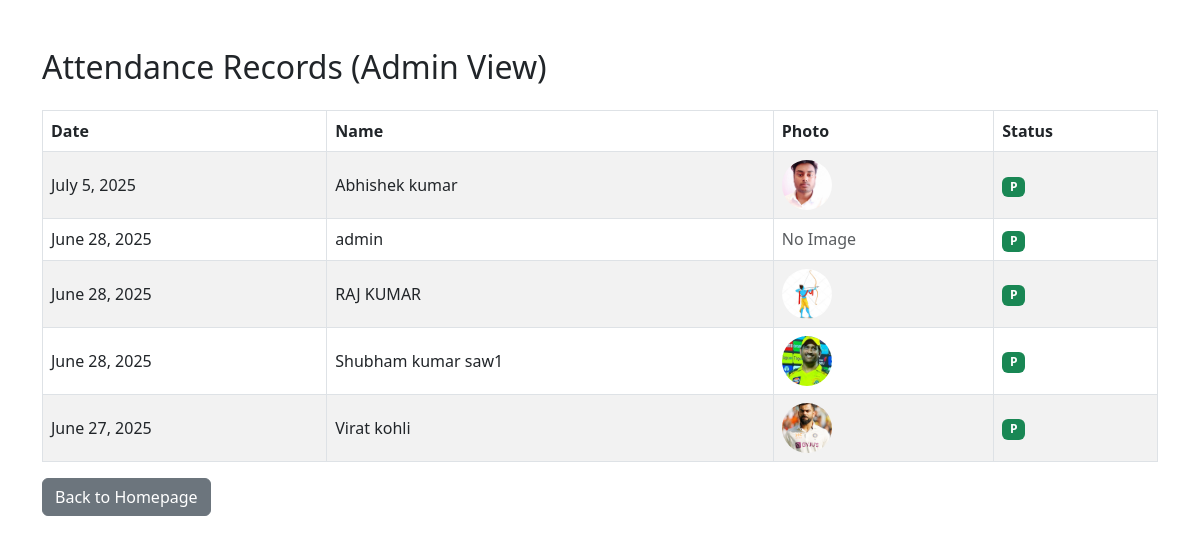
The page /students/admin/attendance-table/ (signed in) on the database its author committed.
### students/models.py (models this page shows, shortened)
class Attendance(models.Model):
    student = models.ForeignKey(User, on_delete=models.CASCADE)
    date = models.DateField()
    absence_reason = models.CharField(max_length=255, blank=True, null=True)
    medical_doc = models.FileField(upload_to='medical_docs/', blank=True, null=True)
    class Meta:
        unique_together = ('student', 'date')

class Student(models.Model):
    user = models.OneToOneField(User, on_delete=models.CASCADE, null=True, blank=True)
    name = models.CharField(max_length=100)
    fathers_name = models.CharField(max_length=100, blank=True, null=True)
    dob = models.DateField("Date of Birth", blank=True, null=True)
    phone = models.CharField(max_length=15, blank=True, null=True)
    email = models.EmailField(blank=True, null=True)
    university_roll_no = models.CharField(max_length=50, blank=True, null=True)
    registration_number = models.CharField(max_length=50, blank=True, null=True)
    address = models.TextField(blank=True, null=True)
    image = models.ImageField(upload_to='student_images/', blank=True, null=True)
    year = models.IntegerField(blank=True, null=True)
    roll_no = models.CharField(max_length=20, blank=True, null=True)
    course = models.CharField(max_length=100, blank=True, null=True)
    optional_info = models.CharField(max_length=255, blank=True, null=True)

### students/views.py (the view)
# urls.py: path('admin/attendance-table/', views.admin_attendance_table, name='admin_attendance_table'),
@staff_member_required
def admin_attendance_table(request):
    attendance_qs = Attendance.objects.select_related('student').order_by('-date')
    attendance_list = []
    for record in attendance_qs:
        try:
            student_profile = Student.objects.get(user=record.student)
        except Student.DoesNotExist:
            student_profile = None
        attendance_list.append({
            "date": record.date,
            "name": student_profile.name if student_profile else record.student.username,
            "photo": student_profile.image.url if student_profile and student_profile.image else None,
            "status": "P",  # Present, since this record exists
        })
    return render(request, 'students/admin_attendance_table.html', {
        "attendance_list": attendance_list,
    })

### students/templates/students/admin_attendance_table.html (shortened to what this page needs)
<!DOCTYPE html>
<html>
<head>
    <link href="https://cdn.jsdelivr.net/npm/bootstrap@5.3.0/dist/css/bootstrap.min.css" rel="stylesheet">
</head>
<body>
<div class="container mt-5">
    <h2 class="mb-4">Attendance Records (Admin View)</h2>
    <table class="table table-bordered table-striped align-middle">
        <thead>
            <tr>
                <th>Date</th>
                <th>Name</th>
                <th>Photo</th>
                <th>Status</th>
            </tr>
        </thead>
        <tbody>
            {% for item in attendance_list %}
            <tr>
                <td>{{ item.date }}</td>
                <td>{{ item.name }}</td>
                <td>
                    {% if item.photo %}
                        <img src="{{ item.photo }}" class="student-photo" alt="Photo">
                    {% else %}
                        <span class="text-muted">No Image</span>
                    {% endif %}
                </td>
                <td>
                    <span class="badge bg-success">P</span>
                </td>
            </tr>
            {% endfor %}
        </tbody>
    </table>
    <a href="{% url 'homepage' %}" class="btn btn-secondary">Back to Homepage</a>
</div>
</body>
</html>

### students/templates/students/admin_attendance_table.html (style rules this page uses)
.student-photo { width: 50px; height: 50px; object-fit: cover; border-radius: 50%; }

### rows shown on the page
Attendance: date "July 5, 2025"
Student: name "Abhishek kumar"
Attendance: date "June 28, 2025"
Attendance: date "June 28, 2025"
Student: name "RAJ KUMAR"
Attendance: date "June 28, 2025"
Student: name "Shubham kumar saw1"
Attendance: date "June 27, 2025"
Student: name "Virat kohli"

### other values the page prints
{{ item.name }} "admin"
